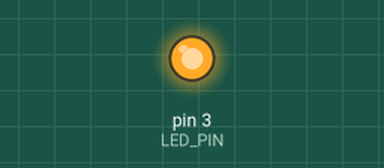
Simulated run of this sketch. Board: Arduino Uno, built with avr-gcc and run on an emulated ATmega328P. Shown: output pins drawn as LEDs (lit = HIGH). What the sketch prints to the serial monitor is not drawn.

Above: at 2.05 s.
At 11.2 s:
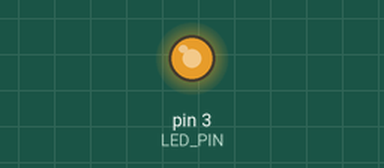
At 12.4 s:
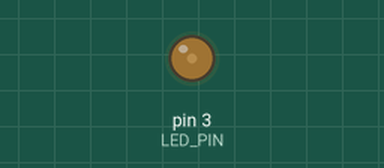
At 14.75 s:
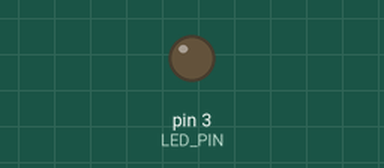
Timing chart, 0 to 18.6 s (numbered marks = the images above):
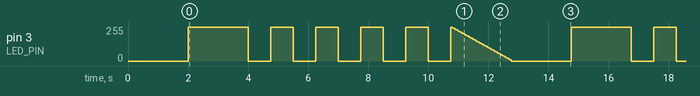

The sketch:

0sx_labo_01.ino
```cpp
#include "Led.h"

#define LED_PIN 3

Led led(LED_PIN);

void setup() {
  Serial.begin(9600);
  led.begin();
}

void loop() {
  led.update();
}
```

Led.cpp
```cpp
#include "Led.h"
#include <Arduino.h>

Led::Led(int ledPin)
  : _ledPin(ledPin) {
  _state = LedState::ON;

  _firstTimeOn = true;
  _onDuration = 2000;
  _previousTimeOn = 0;

  _firstTimeBlink = true;
  _blinkRate = 750;
  _previousTimeBlink = 0;
  _blinkCount = 0;
  _ledState = HIGH;

  _firstTimeFade = true;
  _fadeRate = 40;
  _previousTimeFade = 0;
  _brightness = 255;
  _fadeAmount = 5;

  _firstTimeOff = true;
  _offDuration = 2000;
  _previousTimeOff = 0;
}

void Led::begin() {
  pinMode(_ledPin, OUTPUT);
  Serial.println("\n\n\n\n\n\n\n\n\n\n\n\n\n\n\n\n\n\n\n\n");
  Serial.println("Refactorisation du code du labo 1 en Arduino.");
  delay(2000);
}

void Led::update() {
  _currentTime = millis();

  switch (_state) {
    case LedState::ON:
      _onState();
      break;
    case LedState::BLINK:
      _blinkState();
      break;
    case LedState::FADE:
      _fadeState();
      break;
    case LedState::OFF:
      _offState();
      break;
  }
}

void Led::_onState() {
  if (_firstTimeOn) {
    _firstTimeOn = false;
    _previousTimeOn = _currentTime;
    Serial.println("Allume – 2255309");
  }

  digitalWrite(_ledPin, HIGH);

  if (_currentTime - _previousTimeOn >= _onDuration) {
    _firstTimeOn = true;
    _state = LedState::BLINK;
  }
}

void Led::_blinkState() {
  if (_firstTimeBlink) {
    _firstTimeBlink = false;
    Serial.println("Clignotement – 2255309");
  }

  if (_currentTime - _previousTimeBlink >= _blinkRate) {
    _previousTimeBlink = _currentTime;

    _ledState = !_ledState;

    if (_ledState == HIGH) {
      _blinkCount++;
    }

    digitalWrite(_ledPin, _ledState);
  }

  if (_blinkCount == 5) {
    _firstTimeBlink = true;
    _blinkCount = 0;
    _state = LedState::FADE;
  }
}

void Led::_fadeState() {
  if (_firstTimeFade) {
    Serial.println("Variation – 2255309");
    _firstTimeFade = false;
    _previousTimeFade = 0;
    _brightness = 255;
  }

  if (_currentTime - _previousTimeFade >= _fadeRate) {
    _previousTimeFade = _currentTime;

    analogWrite(_ledPin, _brightness);
    _brightness -= _fadeAmount;

    if (_brightness <= 0) {
      analogWrite(_ledPin, 0);
      _firstTimeFade = true;
      _state = LedState::OFF;
    }
  }
}

void Led::_offState() {
  if (_firstTimeOff) {
    _firstTimeOff = false;
    _previousTimeOff = _currentTime;
    Serial.println("Éteint – 2255309\n");
  }

  digitalWrite(_ledPin, LOW);

  if (_currentTime - _previousTimeOff >= _offDuration) {
    _firstTimeOff = true;
    _state = LedState::ON;
  }
}
```

Led.h
```cpp
#pragma once

enum LedState { ON,
                BLINK,
                FADE,
                OFF };

class Led {

public:

  Led(int ledPin);

  void begin();

  void update();

private:

  int _ledPin;


  int _brightness;

  int _fadeAmount;

  int _blinkCount;

  int _ledState;


  unsigned long _onDuration;

  unsigned long _blinkRate;

  unsigned long _fadeRate;

  unsigned long _offDuration;

  unsigned long _previousTimeOn;

  unsigned long _previousTimeBlink;

  unsigned long _previousTimeFade;

  unsigned long _previousTimeOff;

  unsigned long _currentTime;


  bool _firstTimeOn;

  bool _firstTimeBlink;

  bool _firstTimeFade;

  bool _firstTimeOff;


  LedState _state;


  void _onState();

  void _blinkState();

  void _fadeState();

  void _offState();
};
```

Measured:
- by itself, pin 3 (LED_PIN): moves between 0/255 and 255/255, repeating every 12.8 s
